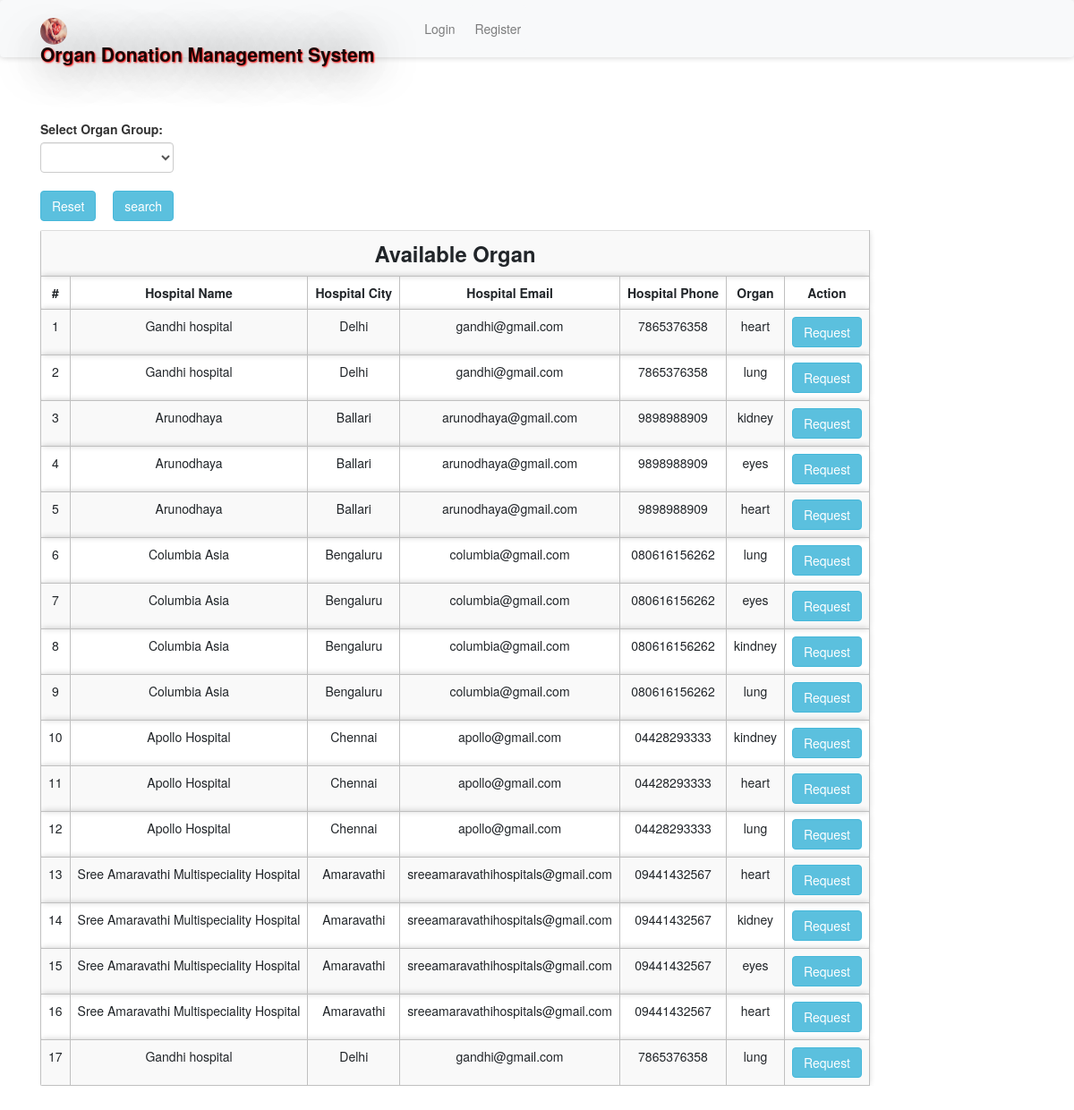
The app's page /abs.php with its own data.
### tables this page shows
CREATE TABLE `organinfo` (
  `bid` int(11) NOT NULL,
  `hid` int(11) NOT NULL,
  `og` varchar(10) NOT NULL
);

CREATE TABLE `hospitals` (
  `id` int(11) NOT NULL,
  `hname` varchar(100) NOT NULL,
  `hemail` varchar(100) NOT NULL,
  `hpassword` varchar(100) NOT NULL,
  `hphone` varchar(100) NOT NULL,
  `hcity` varchar(100) NOT NULL
);

### message.php (called while the page is built, shortened)
<?php $counter=0; if(isset($_GET['msg'])) { ?>
	<div class="col-5 alert alert alert-success alert-dismissible fade show card" id="message">
		<button type="button" class="close" data-dismiss="alert" title="close">&times;</button><?php echo $_GET['msg'];?>
	</div>
<?php }?>

### abs.php (the view, shortened to what this page needs)
<?php
require 'file/connection.php';
if(isset($_GET['search'])){
    $searchKey = $_GET['search'];
    $sql = "select organinfo.*, hospitals.* from organinfo, hospitals where organinfo.hid=hospitals.id && og='$searchKey'";
}else{
    $sql = "select organinfo.*, hospitals.* from organinfo, hospitals where organinfo.hid=hospitals.id";
}
$result = mysqli_query ($conn, $sql);
?>
<!DOCTYPE html>
<html>
<?php require 'head.php'; ?>
<body>
    <?php require 'header.php'; ?>
    <div class="container cont">
        <?php require 'message.php'; ?>
        <div class="row col-lg-8 col-md-8 col-sm-12 mb-3">
            <form method="get" action="" style="margin-top:-20px; ">
            <label class="font-weight-bolder">Select Organ Group:</label>
               <select name="search" class="form-control">
               <option><?php echo @$_GET['search']; ?></option>
               <option value="Lung">Lung</option>
               </select><br>
               <a href="abs.php" class="btn btn-info mr-4"> Reset</a>
               <input type="submit" name="submit" class="btn btn-info" value="search">
           </form>
        </div>
        <table class="table table-responsive table-striped rounded mb-5">
            <tr><th colspan="7" class="title">Available Organ</th></tr>
            <tr>
                <th>#</th>
                <th>Hospital Name</th>
                <th>Hospital City</th>
                <th>Hospital Email</th>
                <th>Hospital Phone</th>
                <th>Organ</th>
                <th>Action</th>
            </tr>
        <?php while($row = mysqli_fetch_array($result)) { ?>
            <tr>
                <td><?php echo ++$counter;?></td>
                <td><?php echo $row['hname'];?></td>
                <td><?php echo ($row['hcity']); ?></td>
                <td><?php echo ($row['hemail']); ?></td>
                <td><?php echo ($row['hphone']); ?></td>
                <td><?php echo ($row['og']);?></td>
                <form action="file/request.php" method="post">
                    <?php if (isset($_SESSION['hid'])) { ?>
                    <td><a href="javascript:void(0);" class="btn btn-info hospital">Request</a></td>
                    <?php } else { isset($_SESSION['rid']) ?>
                    <td><input type="submit" name="request" class="btn btn-info" value="Request"></td>
                    <?php } ?>
                </form>
            </tr>
        <?php } ?>
        </table>
    </div>
</body>

### head.php (shortened to what this page needs)
<head>
    <link rel="stylesheet" href="https://maxcdn.bootstrapcdn.com/bootstrap/4.5.0/css/bootstrap.min.css">
    <link rel="stylesheet" type="text/css" href="../library/css/bootstrap.min.css"/>
    <link href="css/style.css" rel="stylesheet"/>
</head>

### header.php (shortened to what this page needs)
<nav class="navbar navbar-expand-sm navbar-light bg-light sticky-top">
    <div class="container">
        <a class="navbar-brand" href="main.php"><img src="image/RBC12.jpg" width="30" height="30" class="rounded-circle">Organ Donation Management System</a>
          <div class="collapse navbar-collapse" id="collapsibleNavbar">
        <?php if (isset($_SESSION['hid'])) { ?>
        <?php } elseif (isset($_SESSION['rid'])) { ?>
        <?php }  else { ?>
                    <ul class="navbar-nav ml-auto">
            <li class="nav-item">
                <a class="nav-link btn btn-light" href="login.php">Login</a>
            </li>
            <li class="nav-item">
                <a class="nav-link btn btn-light" href="register.php">Register</a>
            </li>
        </ul>
        <?php } ?>
       </div>
    </div>
</nav>

### style.css (style rules this page uses)
.cont { padding-top: 40px; text-align: justify; font-size: 1em; }
.card ,nav, .footer,tr,video { border-radius: 3px; transition: all 200ms ease-out; box-shadow: 0px 0px 7px rgba(0, 0, 0, 0.2); }
tr,th,td { border:0.1px solid silver; text-align: center; }
.nav-item { margin-left: 10px; }
.navbar-brand { text-shadow: 1px 1px 2px red, 0 0 50px black, 0 0 5px white; font-weight: bold; font-size: 1.5em; }
.title { font-weight: bold; font-size: 1.7em; text-transform: capitalize; text-align: center; }
.rounded-circle { margin-top: -2.5px; }
form { padding-top: 20px; }
a:link { text-decoration: none; }

### abs.php (style rules this page uses)
body { background-size: cover; min-height: 0; height: 900px; }

### records on screen
organinfo: hid.hname "Gandhi hospital", hid.hcity "Delhi", hid.hemail "gandhi@gmail.com", hid.hphone "7865376358", og "heart"
organinfo: hid.hname "Gandhi hospital", hid.hcity "Delhi", hid.hemail "gandhi@gmail.com", hid.hphone "7865376358", og "lung"
organinfo: hid.hname "Arunodhaya", hid.hcity "Ballari", hid.hemail "arunodhaya@gmail.com", hid.hphone "9898988909", og "kidney"
organinfo: hid.hname "Arunodhaya", hid.hcity "Ballari", hid.hemail "arunodhaya@gmail.com", hid.hphone "9898988909", og "eyes"
organinfo: hid.hname "Arunodhaya", hid.hcity "Ballari", hid.hemail "arunodhaya@gmail.com", hid.hphone "9898988909", og "heart"
organinfo: hid.hname "Columbia Asia", hid.hcity "Bengaluru", hid.hemail "columbia@gmail.com", hid.hphone "080616156262", og "lung"
organinfo: hid.hname "Columbia Asia", hid.hcity "Bengaluru", hid.hemail "columbia@gmail.com", hid.hphone "080616156262", og "eyes"
organinfo: hid.hname "Columbia Asia", hid.hcity "Bengaluru", hid.hemail "columbia@gmail.com", hid.hphone "080616156262", og "kindney"
organinfo: hid.hname "Columbia Asia", hid.hcity "Bengaluru", hid.hemail "columbia@gmail.com", hid.hphone "080616156262", og "lung"
organinfo: hid.hname "Apollo Hospital", hid.hcity "Chennai", hid.hemail "apollo@gmail.com", hid.hphone "04428293333", og "kindney"
organinfo: hid.hname "Apollo Hospital", hid.hcity "Chennai", hid.hemail "apollo@gmail.com", hid.hphone "04428293333", og "heart"
organinfo: hid.hname "Apollo Hospital", hid.hcity "Chennai", hid.hemail "apollo@gmail.com", hid.hphone "04428293333", og "lung"
organinfo: hid.hname "Sree Amaravathi Multispeciality Hospital", hid.hcity "Amaravathi", hid.hemail "sreeamaravathihospitals@gmail.com", hid.hphone "09441432567", og "heart"
organinfo: hid.hname "Sree Amaravathi Multispeciality Hospital", hid.hcity "Amaravathi", hid.hemail "sreeamaravathihospitals@gmail.com", hid.hphone "09441432567", og "kidney"
organinfo: hid.hname "Sree Amaravathi Multispeciality Hospital", hid.hcity "Amaravathi", hid.hemail "sreeamaravathihospitals@gmail.com", hid.hphone "09441432567", og "eyes"
organinfo: hid.hname "Sree Amaravathi Multispeciality Hospital", hid.hcity "Amaravathi", hid.hemail "sreeamaravathihospitals@gmail.com", hid.hphone "09441432567", og "heart"
organinfo: hid.hname "Gandhi hospital", hid.hcity "Delhi", hid.hemail "gandhi@gmail.com", hid.hphone "7865376358", og "lung"
